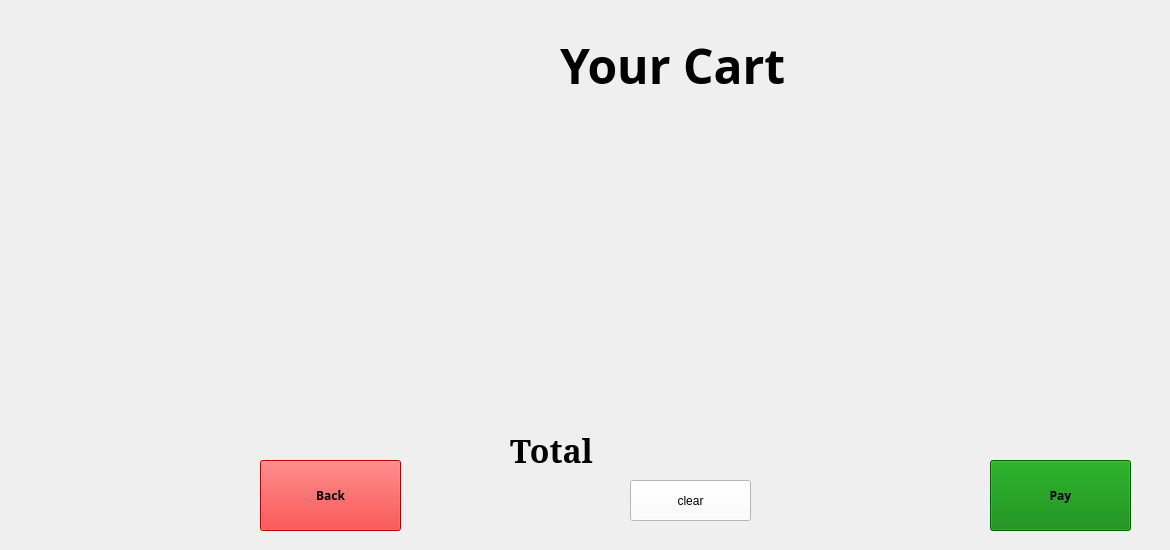
    <widget class="QWidget" name="page_15">
     <widget class="QWidget" name="widget_7" native="true">
      <property name="geometry">
       <rect>
        <x>240</x>
        <y>20</y>
        <width>921</width>
        <height>521</height>
       </rect>
      </property>
      <property name="styleSheet">
       <string notr="true">background-image: url(:/img/Imagees/counter.jpg);</string>
      </property>
      <widget class="QPushButton" name="back">
       <property name="geometry">
        <rect>
         <x>20</x>
         <y>440</y>
         <width>141</width>
         <height>71</height>
        </rect>
       </property>
       <property name="font">
        <font>
         <family>8514oem</family>
         <bold>true</bold>
        </font>
       </property>
       <property name="cursor">
        <cursorShape>PointingHandCursor</cursorShape>
       </property>
       <property name="styleSheet">
        <string notr="true">background:red;</string>
       </property>
       <property name="text">
        <string>Back</string>
       </property>
      </widget>
      <widget class="QLabel" name="price">
       <property name="geometry">
        <rect>
         <x>590</x>
         <y>400</y>
         <width>121</width>
         <height>61</height>
        </rect>
       </property>
       <property name="font">
        <font>
         <family>Comic Sans MS</family>
         <pointsize>16</pointsize>
        </font>
       </property>
       <property name="styleSheet">
        <string notr="true">background:transparent;
color:black;</string>
       </property>
       <property name="text">
        <string/>
       </property>
      </widget>
      <widget class="QPushButton" name="pay">
       <property name="geometry">
        <rect>
         <x>750</x>
         <y>440</y>
         <width>141</width>
         <height>71</height>
        </rect>
       </property>
       <property name="font">
        <font>
         <family>8514oem</family>
         <bold>true</bold>
        </font>
       </property>
       <property name="cursor">
        <cursorShape>PointingHandCursor</cursorShape>
       </property>
       <property name="styleSheet">
        <string notr="true">background:green;</string>
       </property>
       <property name="text">
        <string>Pay</string>
       </property>
      </widget>
      <widget class="QLabel" name="total">
       <property name="geometry">
        <rect>
         <x>270</x>
         <y>400</y>
         <width>121</width>
         <height>61</height>
        </rect>
       </property>
       <property name="font">
        <font>
         <family>Garamond</family>
         <pointsize>24</pointsize>
         <bold>true</bold>
        </font>
       </property>
       <property name="styleSheet">
        <string notr="true">background:transparent;
color:black;</string>
       </property>
       <property name="text">
        <string>Total</string>
       </property>
      </widget>
      <widget class="QLabel" name="tittle2">
       <property name="geometry">
        <rect>
         <x>320</x>
         <y>10</y>
         <width>351</width>
         <height>71</height>
        </rect>
       </property>
       <property name="font">
        <font>
         <family>Sitka Small Semibold</family>
         <pointsize>36</pointsize>
         <italic>false</italic>
         <bold>true</bold>
        </font>
       </property>
       <property name="styleSheet">
        <string notr="true">background:transparent;
color:black;</string>
       </property>
       <property name="text">
        <string>Your Cart</string>
       </property>
      </widget>
      <widget class="QListWidget" name="cartitems">
       <property name="geometry">
        <rect>
         <x>250</x>
         <y>90</y>
         <width>491</width>
         <height>291</height>
        </rect>
       </property>
       <property name="styleSheet">
        <string notr="true">background:transparent;
font: 600 italic 16pt &quot;Segoe UI Semibold&quot;;
color:white;</string>
       </property>
      </widget>
      <widget class="QPushButton" name="clear">
       <property name="geometry">
        <rect>
         <x>390</x>
         <y>460</y>
         <width>121</width>
         <height>41</height>
        </rect>
       </property>
       <property name="styleSheet">
        <string notr="true">background:white;
color:black;</string>
       </property>
       <property name="text">
        <string>clear</string>
       </property>
      </widget>
     </widget>
    </widget>
